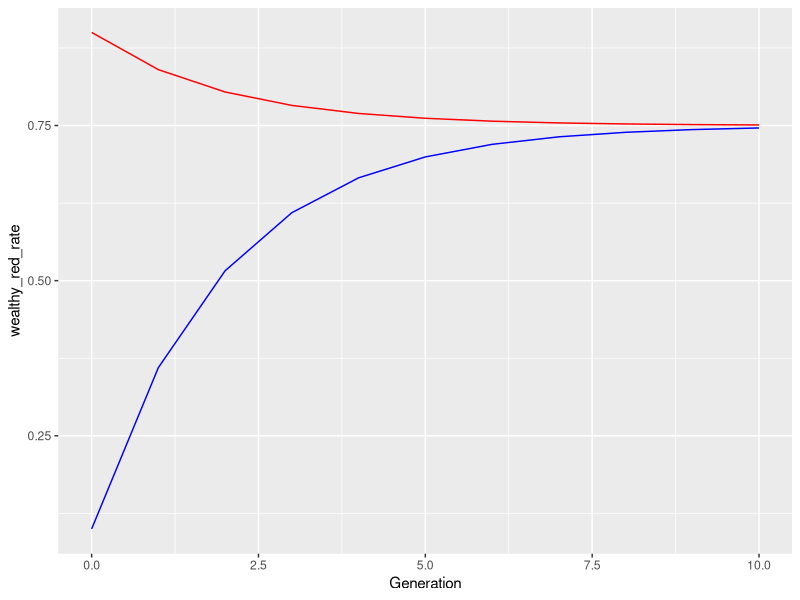

The R script that drew this image:
library(ggplot2)

################################################################################
###  Section 1: Markov Simulation  #############################################
################################################################################

# n reds and 100 blues. 
# 2 levels of wealth, 0 and 1. 
# Reds startwith higher proportion of wealthy
# Wealth evolves randomly according to a Markov process


# INPUTS: ----------------------------------------------------------------------
n <- 10              # number of time periods

red_w_prob <- .9     # prob of red being wealthy in initial state. 
blue_w_prob <- .1    # prob of blue being wealthy in initial state. 

p_stay_r0 <- .7      # prob of red staying poor if poor
p_stay_r1 <- .9      # prob of red staying rich if rich

p_stay_b0 <- .7      # prob of blue staying poor if poor -- default setting is equal probs
p_stay_b1 <- .9      # prob of blue staying rich if rich -- default setting is equal probs


# Markov stochastic transition setup -------------------------------------------
# setting up initial red and blue states.
s0_red <- matrix(c(red_w_prob,1-red_w_prob))
s0_blue <- matrix(c(blue_w_prob,1-blue_w_prob))


#setting up transition matrices
P_red <- matrix(c(p_stay_r1, 1-p_stay_r1,1-p_stay_r0,p_stay_r0),2,2)
P_blue <- matrix(c(p_stay_b1, 1-p_stay_b1,1-p_stay_b0,p_stay_b0),2,2)

st_red <- s0_red
st_blue <- s0_blue

# Transitions ------------------------------------------------------------------

pr_wealthy <- matrix(0,n+1,3)
pr_wealthy[1,] <- c(0,red_w_prob,blue_w_prob)

for (t in 1:n) {
st_red <- P_red %*% st_red 
st_blue <- P_blue %*% st_blue

pr_wealthy[t+1,1] <- t
pr_wealthy[t+1,2] <- st_red[1]
pr_wealthy[t+1,3] <- st_blue[1]
}

pr_wealthy <- as.data.frame(pr_wealthy)
colnames(pr_wealthy) <- c("Generation", "wealthy_red_rate","wealthy_blue_rate")


################################################################################
###  Section 2: visualization  #################################################
################################################################################

ggplot(pr_wealthy, aes(x = Generation)) +
  geom_line(aes(y = wealthy_red_rate), color = "red") +
  geom_line(aes(y = wealthy_blue_rate), color = "blue")
